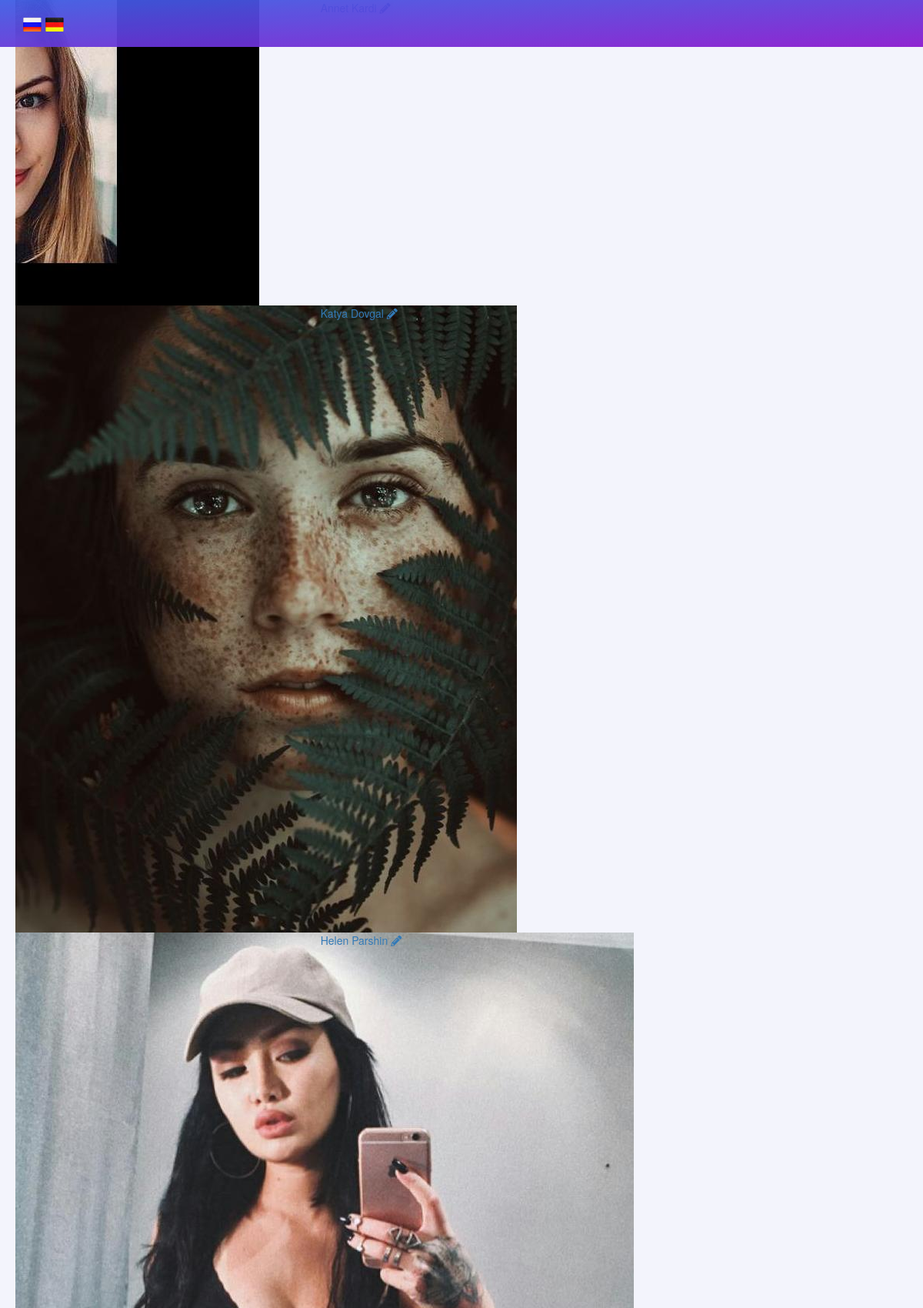
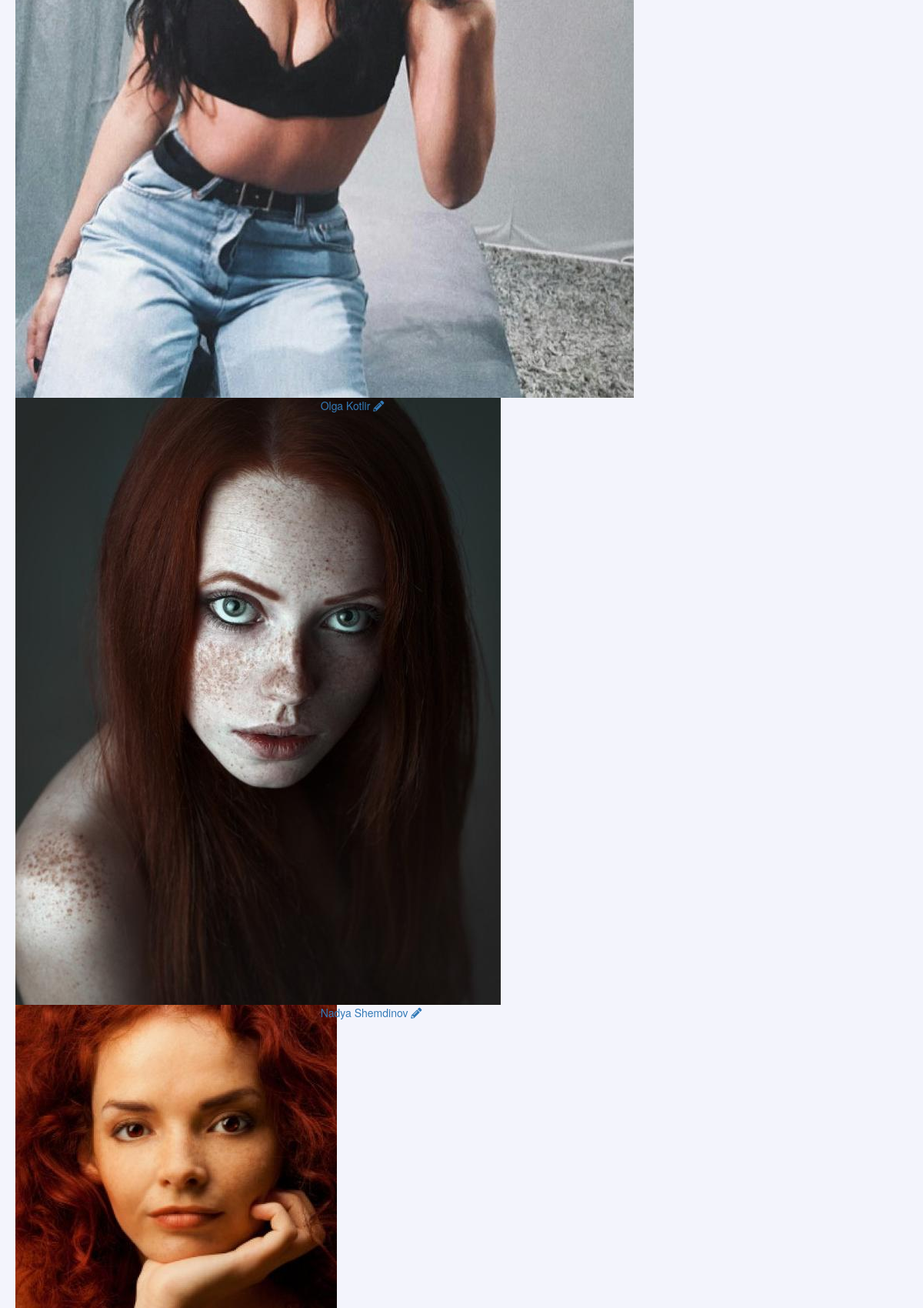
/message.php (signed in, upper part), run on the app's committed database (2 pictures, top to bottom).
### tables this page shows
CREATE TABLE `register_user` (
  `register_user_id` int(11) NOT NULL,
  `user_name` varchar(250) NOT NULL,
  `user_email` varchar(250) NOT NULL,
  `user_password` varchar(250) NOT NULL,
  `user_activation_code` varchar(250) NOT NULL,
  `user_id` varchar(255) NOT NULL,
  `user_email_status` enum('not verified','verified') NOT NULL,
  `first_name` varchar(1000) NOT NULL,
  `last_name` varchar(1000) NOT NULL,
  `country` varchar(1000) NOT NULL,
  `city` varchar(1000) NOT NULL,
  `birth_date` date DEFAULT NULL,
  `profile_foto` varchar(1000) NOT NULL,
  `details` varchar(1000) NOT NULL,
  `gender` varchar(255) NOT NULL,
  `weight` varchar(255) NOT NULL,
  `height` varchar(255) NOT NULL
);

### message.php (the view, shortened to what this page needs)
<?php
    require_once("connect.php");
    if(isset($_SESSION['us_id'])){
        $user_id = $_SESSION['us_id'];
    }else{
        header("Location: ../login_page.php");
    }
?>
<!DOCTYPE html>
<html>
<head>
<link rel="stylesheet" href="https://use.fontawesome.com/releases/v5.2.0/css/all.css">
    <link rel="stylesheet" href="bootstrap.min.css">
    <link rel="stylesheet" type="text/css" href="style.css">
    <link rel="stylesheet" type="text/css" href="../menu.css">
</head>
<body>
<header class="head fixed">
    <div class="wrap rel">
        <form method="post" class="  language_box ">
                <input class="language1  language" name="en" value=""  type="submit">
                <input class="language2  language" name="de" value=""  type="submit">
        </form>
    </div>
</header>
<div class="section_mes">
    <div class="wrap">
        <div class="mess-box ">
            <?php
                $q = mysqli_query($con, "SELECT * FROM `register_user` WHERE user_id!='$user_id'");
                while($row = mysqli_fetch_assoc($q)){  ?>
                <a href="dialog.php?user_id= <?php echo $row['user_id']?>">
                    <div class="box_us row">
                        <div class="col-xs-4">
                            <div class="img_us_box ">
                                <img class="img_us " src="../<?php echo $row['profile_foto']?>">
                            </div>
                        </div>
                        <div class="col-xs-8 ">
                            <div class="name_us rel">
                                <div class="inline-block"><?php echo $row['first_name']; echo " "; echo $row['last_name'];?></div>
                                <div class="inline-block pencil"><i class="fas fa-pencil-alt"></i></div>
                            </div>
                        </div>
                    </div>
                </a>
            <?php }?>
        </div>
    </div>
</div>
</body>
</html>

### style.css (style rules this page uses)
.inline-block { display: inline-block; }
.rel { position: relative; }
.fixed { position: fixed; }
.wrap { max-width: 1400px; padding-left: 20px; padding-right: 20px; margin: 0 auto; }
body { background: #e7e8fa78 !important; }
.head { background: linear-gradient(to top left,#8918ce, #3d5de4); opacity: 0.94 ; width: 100%; padding: 20px 5px; font-size: 16px; top:0; z-index: 1000; min-height: 30px; }

### menu.css (style rules this page uses)
.language_box { color: #e73591; display: flex; font-size: 16px; width: 60px; margin-bottom: 0 !important; }
.language1 { background: url('Russia-Flag.png'); }
.language2 { background: url('Germany-Flag.png'); }
.language { border: none !important; background-size: cover; width: 24px; height: 21px; margin-left: 5px; cursor: pointer !important; }
.head { background: linear-gradient(to top left,#8918ce, #3d5de4); opacity: 0.94 ; width: 100%; padding: 20px 5px; font-size: 16px; top:0; z-index: 1000; min-height: 60px; }

### data on the page
register_user: profile_foto (picture)
register_user: profile_foto (picture), first_name "Katya", last_name "Dovgal"
register_user: profile_foto (picture), first_name "Helen", last_name "Parshin"
register_user: profile_foto (picture), first_name "Olga", last_name "Kotlir"
register_user: profile_foto (picture), first_name "Nadya", last_name "Shemdinov"
